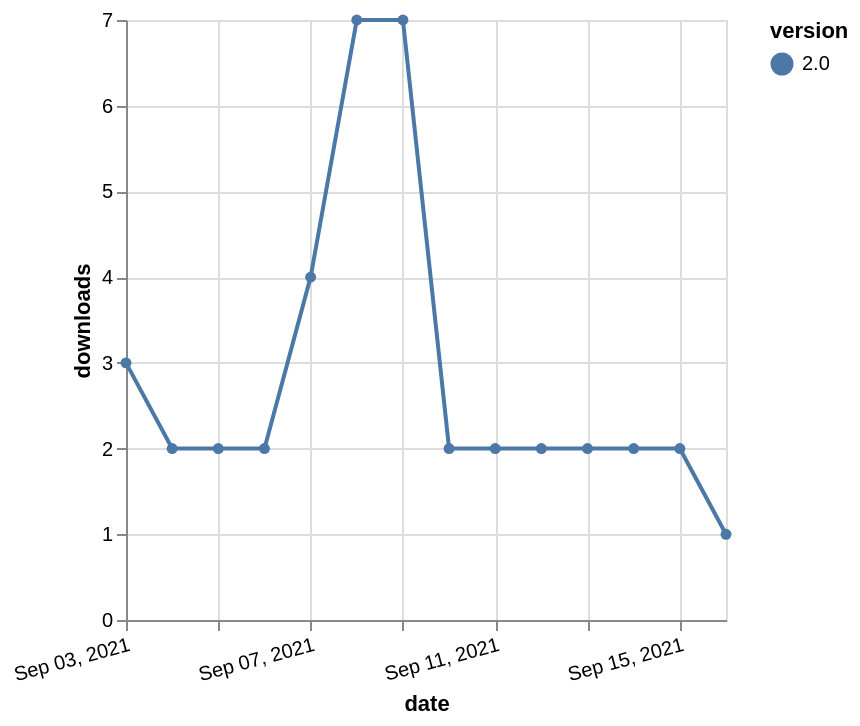

Vega-Lite specification for this chart:
### Vega-Lite specification from a JSON file in a GitHub repository (floating-point values rounded to 4 significant figures)
{"$schema": "https://vega.github.io/schema/vega-lite/v5.json", "description": "A simple bar chart with embedded data.", "data": {"values": [{"date": "2021-09-03", "total": 2559, "delta": 3, "version": "2.0"}, {"date": "2021-09-04", "total": 2561, "delta": 2, "version": "2.0"}, {"date": "2021-09-05", "total": 2563, "delta": 2, "version": "2.0"}, {"date": "2021-09-06", "total": 2565, "delta": 2, "version": "2.0"}, {"date": "2021-09-07", "total": 2569, "delta": 4, "version": "2.0"}, {"date": "2021-09-08", "total": 2576, "delta": 7, "version": "2.0"}, {"date": "2021-09-09", "total": 2583, "delta": 7, "version": "2.0"}, {"date": "2021-09-10", "total": 2585, "delta": 2, "version": "2.0"}, {"date": "2021-09-11", "total": 2587, "delta": 2, "version": "2.0"}, {"date": "2021-09-12", "total": 2589, "delta": 2, "version": "2.0"}, {"date": "2021-09-13", "total": 2591, "delta": 2, "version": "2.0"}, {"date": "2021-09-14", "total": 2593, "delta": 2, "version": "2.0"}, {"date": "2021-09-15", "total": 2595, "delta": 2, "version": "2.0"}, {"date": "2021-09-16", "total": 2596, "delta": 1, "version": "2.0"}]}, "width": "container", "mark": {"type": "line", "point": {"filled": true}}, "encoding": {"x": {"field": "date", "type": "temporal", "timeUnit": "yearmonthdate", "title": "date", "axis": {"labelAngle": -15}}, "y": {"field": "delta", "type": "quantitative", "title": "downloads"}, "color": {"field": "version", "type": "nominal"}, "tooltip": {"field": "delta"}}}
